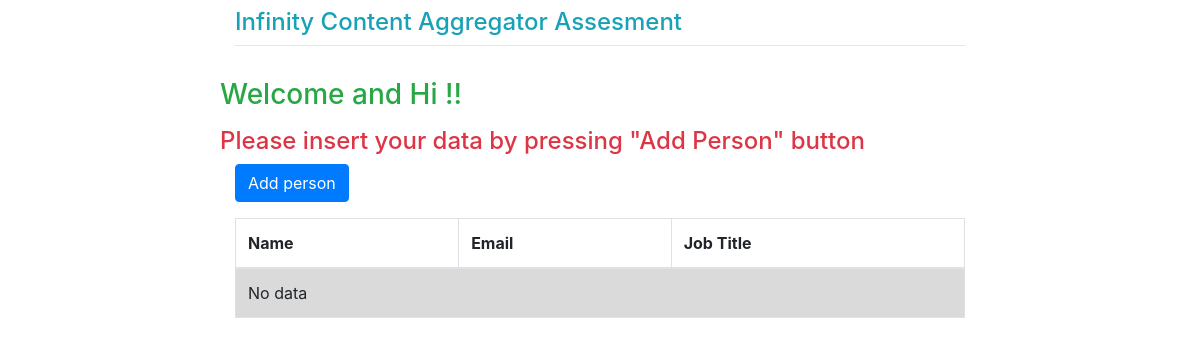
Before: / with the older database file.
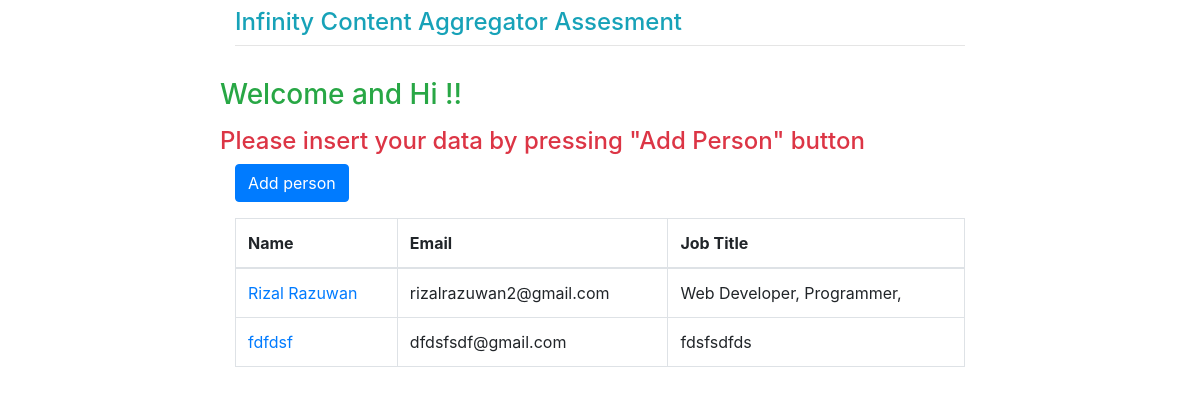
After: the same page with the newer database file.
### wiki/models.py (models this page shows, shortened)
class Visitor(models.Model):
    name = models.CharField(max_length=130)
    email = models.EmailField(blank=True)
    job_title = models.CharField(max_length=30, blank=True)
    bio = models.TextField(blank=True)

### wiki/views.py (the view)
# urls.py: path('', VisitorListView.as_view(), name='person_list'),
class VisitorListView(ListView):
    model = Visitor
    context_object_name = 'people'

### wiki/templates/wiki/visitor_list.html
{% extends 'base.html' %}
{% block content %}
<div class="row ">
<h3 class="mt-2 text-success" >Welcome and Hi !!</h3>
<h4 class="mt-2 text-danger" >Please insert your data by pressing "Add Person" button</h4>
</div>
  <p>
    <a href="{% url 'person_add' %}" class="btn btn-primary">Add person</a>
  </p>
  <table class="table table-bordered">
    <thead>
      <tr>
        <th>Name</th>
        <th>Email</th>
        <th>Job Title</th>
      </tr>
    </thead>
    <tbody>
      {% for person in people %}
        <tr>
          <td><a href="{% url 'person_edit' person.pk %}">{{ person.name }}</a></td>
          <td>{{ person.email }}</td>
          <td>{{ person.job_title }}</td>
        </tr>
      {% empty %}
        <tr class="table-active">
          <td colspan="3">No data</td>
        </tr>
      {% endfor %}
    </tbody>
  </table>
{% endblock %}

### wiki/templates/base.html (shortened to what this page needs)
<!doctype html>
<html lang="en">
  <head>
    <link rel="stylesheet" href="https://stackpath.bootstrapcdn.com/bootstrap/4.1.3/css/bootstrap.min.css">
  </head>
  <body>
    <div class="container">
      <div class="row justify-content-center">
        <div class="col-8">
          <h4 class="mt-2 text-info">Infinity Content Aggregator Assesment</h4>
          <hr class="mt-0 mb-4">
          {% block content %}
          {% endblock %}
        </div>
      </div>
    </div>
  </body>
</html>

Changed rows visible on the page:
added Visitor: name "Rizal Razuwan", email "rizalrazuwan2@gmail.com", job_title "Web Developer, Programmer,"
added Visitor: name "fdfdsf", email "dfdsfsdf@gmail.com", job_title "fdsfsdfds"
Other visible differences:
text no longer shown: "No data"
